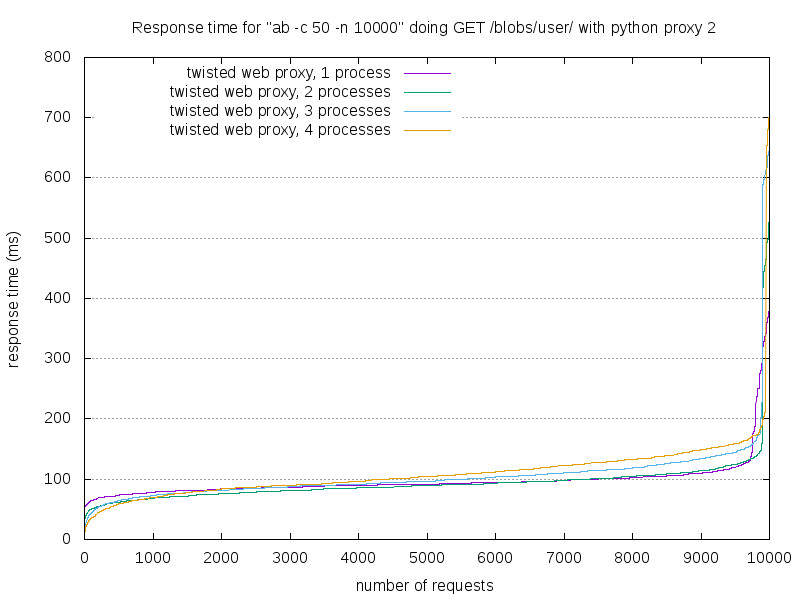

Reproduce this figure in gnuplot.
#!/usr/bin/gnuplot

# Let's output to a jpeg file
set terminal jpeg size 800,600
# This sets the aspect ratio of the graph
set size 1, 1
# The file we'll write to
set output "4.twisted-web-proxy.jpg"
# The graph title
set title "Response time for \"ab -c 50 -n 10000\" doing GET /blobs/user/ with python proxy 2"
# Where to place the legend/key
set key left top
# Draw gridlines oriented on the y axis
set grid y
# Specify that the x-series data is time data
#set xdata time
# Specify the *input* format of the time data
#set timefmt "%s"
# Specify the *output* format for the x-axis tick labels
#set format x "%S"
# Label the x-axis
set xlabel 'number of requests'
# Label the y-axis
set ylabel "response time (ms)"
# Tell gnuplot to use tabs as the delimiter instead of spaces (default)
set datafile separator '\t'
# Plot the data
#set offsets 1, 1, 2, 2
#set xrange [1516827928:1516827960]
set yrange [0:800]
plot "4.twisted-web-proxy-1.tsv" every ::2 using 5 title 'twisted web proxy, 1 process' with lines, \
  "4.twisted-web-proxy-2.tsv" every ::2 using 5 title 'twisted web proxy, 2 processes' with lines, \
  "4.twisted-web-proxy-3.tsv" every ::2 using 5 title 'twisted web proxy, 3 processes' with lines, \
  "4.twisted-web-proxy-4.tsv" every ::2 using 5 title 'twisted web proxy, 4 processes' with lines
